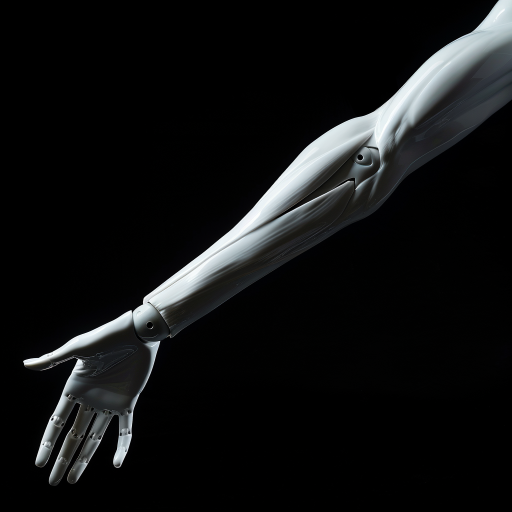
#> input picture Website Images/Arm-Half-Sleeve.png, 1024 x 1024 px (shown at 1/2 size)
$ python optimize-all-images.py
#> lines starting #> are read from the running program, lines starting #| are printed output that depends on the picture
#!/usr/bin/env python3
"""Second pass: convert all large photos in Website Images/ to WebP."""

from __future__ import annotations

import json
import os
import re
import shutil
from dataclasses import dataclass
from typing import Callable

from PIL import Image

ROOT = os.path.dirname(os.path.dirname(os.path.abspath(__file__)))
IMG_DIR = os.path.join(ROOT, "Website Images")
BACKUP_DIR = os.path.join(IMG_DIR, "_originals")
REPORT_PATH = os.path.join(ROOT, "scripts", "optimize-all-report.json")

SKIP_NAMES = {"logo.png"}
SKIP_PREFIXES = ("icon-",)
MIN_KB = 40
RASTER_EXT = {".png", ".jpg", ".jpeg"}

DIAGRAM_PREFIXES = ("Arm-", "Body-", "Back-", "Front-", "Head-", "Leg-")
HERO_NAMES = {
    "Hero.png",
    "Flashes-Picker-Hero.png",
    "Contact.png",
    "FAQ.png",
}
AVATAR_PREFIX = "Happy-Customers-"


@dataclass
class Profile:
    name: str
    max_side: int
    max_kb: float
    fit: str = "inside"


def kb(num_bytes: int | float) -> float:
    return round(num_bytes / 1024, 1)


def folder_raster_bytes(include_webp: bool) -> int:
    total = 0
    for name in os.listdir(IMG_DIR):
        path = os.path.join(IMG_DIR, name)
        if not os.path.isfile(path):
            continue
        ext = os.path.splitext(name)[1].lower()
        if ext in RASTER_EXT or (include_webp and ext == ".webp"):
            total += os.path.getsize(path)
    return total


def should_skip(name: str, size_bytes: int) -> bool:
    if name in SKIP_NAMES or name.startswith(SKIP_PREFIXES):
        return True
    if os.path.splitext(name)[1].lower() not in RASTER_EXT:
        return True
    return size_bytes / 1024 < MIN_KB


def classify(name: str) -> Profile:
    if name.startswith(AVATAR_PREFIX):
        return Profile("avatar", 150, 20)
    if name in HERO_NAMES:
        return Profile("hero", 1600, 250)
    base = name
    if any(base.startswith(p) for p in DIAGRAM_PREFIXES):
        return Profile("diagram", 480, 60)
    return Profile("photo", 800, 120)


def ensure_backup(src: str, name: str) -> None:
    os.makedirs(BACKUP_DIR, exist_ok=True)
    dest = os.path.join(BACKUP_DIR, name)
    if not os.path.exists(dest):
        shutil.copy2(src, dest)


def resize_image(img: Image.Image, max_side: int, fit: str, profile_name: str) -> Image.Image:
    if profile_name == "avatar":
        w, h = img.size
        scale = max(max_side / w, max_side / h)
        resized = img.resize((max(1, round(w * scale)), max(1, round(h * scale))), Image.Resampling.LANCZOS)
        left = (resized.width - max_side) // 2
        top = (resized.height - max_side) // 2
        return resized.crop((left, top, left + max_side, top + max_side))
    w, h = img.size
    if fit == "inside":
        if max(w, h) <= max_side:
            return img.copy()
        scale = max_side / max(w, h)
        return img.resize((max(1, round(w * scale)), max(1, round(h * scale))), Image.Resampling.LANCZOS)
    return img.copy()


def save_webp(img: Image.Image, out_path: str, quality: int) -> int:
    if img.mode not in ("RGB", "RGBA"):
        rgb = img.convert("RGBA" if "A" in img.getbands() else "RGB")
    else:
        rgb = img
    if rgb.mode == "RGBA":
        bg = Image.new("RGB", rgb.size, (255, 255, 255))
        bg.paste(rgb, mask=rgb.split()[3])
        rgb = bg
    else:
        rgb = rgb.convert("RGB")
    rgb.save(out_path, "WEBP", quality=quality, method=6)
    return os.path.getsize(out_path)


def convert_file(name: str) -> dict:
    src = os.path.join(IMG_DIR, name)
    stem, _ = os.path.splitext(name)
    out_name = stem + ".webp"
    out_path = os.path.join(IMG_DIR, out_name)
    profile = classify(name)
    original_bytes = os.path.getsize(src)
    ensure_backup(src, name)

    with Image.open(src) as im:
        im.load()
        working = resize_image(im, profile.max_side, profile.fit, profile.name)

    quality = 82
    scale = 1.0
    last_size = 0
    last_w, last_h = working.size

    for _ in range(28):
        img = working
        if scale < 0.999:
            w, h = working.size
            img = working.resize(
                (max(1, round(w * scale)), max(1, round(h * scale))),
                Image.Resampling.LANCZOS,
            )
        last_size = save_webp(img, out_path, quality)
        last_w, last_h = img.size
        if kb(last_size) <= profile.max_kb:
            return {
                "source": name,
                "output": out_name,
                "profile": profile.name,
                "original_kb": kb(original_bytes),
                "webp_kb": kb(last_size),
                "target_kb": profile.max_kb,
                "width": last_w,
                "height": last_h,
                "quality": quality,
                "ok": True,
            }
        if quality > 42:
            quality -= 6
        elif scale > 0.5:
            scale *= 0.88
            quality = 78
        else:
            quality = max(28, quality - 4)

    return {
        "source": name,
        "output": out_name,
        "profile": profile.name,
        "original_kb": kb(original_bytes),
        "webp_kb": kb(last_size),
        "target_kb": profile.max_kb,
        "width": last_w,
        "height": last_h,
        "quality": quality,
        "ok": kb(last_size) <= profile.max_kb,
    }


def update_codebase_references(converted: list[dict]) -> list[str]:
    edited: list[str] = []
    mapping: list[tuple[str, str]] = []
    for row in converted:
        src = row["source"]
        out = row["output"]
        stem, ext = os.path.splitext(src)
        mapping.append((src, out))
        if ext.lower() in (".jpg", ".jpeg"):
            mapping.append((stem + ".jpeg", out))
            mapping.append((stem + ".JPEG", out))

    exts = (".html", ".js", ".css", ".md")
    for dirpath, _, filenames in os.walk(ROOT):
        if "node_modules" in dirpath.split(os.sep) or "/.git" in dirpath or dirpath.endswith(".git"):
            continue
        for fname in filenames:
            if not fname.endswith(exts):
                continue
            path = os.path.join(dirpath, fname)
            if path.startswith(os.path.join(ROOT, "scripts")) and fname.startswith("optimize"):
                continue
            with open(path, "r", encoding="utf-8") as f:
                text = f.read()
            original = text
            for old, new in mapping:
                text = text.replace(f"Website Images/{old}", f"Website Images/{new}")
            if text != original:
                with open(path, "w", encoding="utf-8") as f:
                    f.write(text)
                edited.append(os.path.relpath(path, ROOT))
    return sorted(set(edited))


def homepage_image_paths() -> set[str]:
    paths: set[str] = set()
    index_path = os.path.join(ROOT, "index.html")
    with open(index_path, "r", encoding="utf-8") as f:
        html = f.read()
    for m in re.finditer(r"Website Images/[^\"'\s>]+\.(?:webp|png|jpe?g)", html, re.I):
        paths.add(m.group(0).split("?")[0])

    flashes_data = os.path.join(ROOT, "flashes-data.js")
    with open(flashes_data, "r", encoding="utf-8") as f:
        js = f.read()
    block = re.search(r"window\.HOMEPAGE_FLASHES\s*=\s*\[(.*?)\];", js, re.S)
    if block:
        for m in re.finditer(r"['\"]Website Images/[^'\"]+['\"]", block.group(1)):
            paths.add(m.group(0).strip("'\"").split("?")[0])
    paths.add("Website Images/logo.png")
    return paths


def main() -> None:
    before_bytes = folder_raster_bytes(include_webp=False)
    before_webp_bytes = folder_raster_bytes(include_webp=True)

    candidates = []
    for name in sorted(os.listdir(IMG_DIR)):
        path = os.path.join(IMG_DIR, name)
        if not os.path.isfile(path):
            continue
        size = os.path.getsize(path)
        if should_skip(name, size):
            continue
        candidates.append(name)

    results = []
    for name in candidates:
        row = convert_file(name)
#> in convert_file, im is the input picture: PIL image 1024x1024 RGB; mean R, G, B 17.4, 18.3, 18.7
#> in resize_image, `return img.resize((max(1, round(w * scale)), max(1, round(h * scale)))..`:
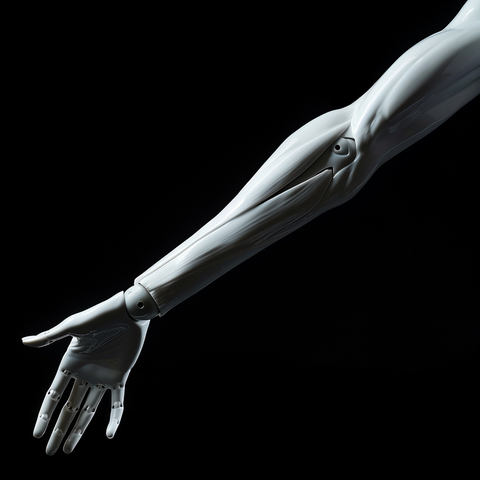
#> returned value: PIL image 480x480 RGB; mean R, G, B 17.4, 18.4, 18.7
#> the loop in convert_file, `for _ in range(28):` made 1 pass
#> last_size on pass 1: 8224
#> after the loop in convert_file, `for _ in range(28):`: scale = 1
#> row = 10 items
        results.append(row)
        mark = "OK" if row["ok"] else "MISS"
#> mark = 'OK'
        print(
            f"[{mark}] {row['source']} -> {row['output']} ({row['profile']}): "
            f"{row['original_kb']} KB -> {row['webp_kb']} KB (<= {row['target_kb']}) "
            f"{row['width']}x{row['height']}"
        )
#| [OK] Arm-Half-Sleeve.png -> Arm-Half-Sleeve.webp (diagram): 662.8 KB -> 8.0 KB (<= 60) 480x480

    edited = update_codebase_references(results)
#> the loop in update_codebase_references, `for row in converted:` made 3 passes
#> (src, out) on passes 1 to 3: ('Arm-Half-Sleeve.png', 'Arm-Half-Sleeve.webp'), ('FAQ.png', 'FAQ.webp'), ('Hero.png', 'Hero.webp')
#> after the loop in update_codebase_references, `for row in converted:`: mapping = [('Arm-Half-Sleeve.png', 'Arm-Half-Sleeve.webp'), ('FAQ.png', 'FAQ.webp'), ('Hero.png', 'Hero.webp')]
#> edited = []

    after_webp_only = 0
    for name in os.listdir(IMG_DIR):
        if name.endswith(".webp"):
            after_webp_only += os.path.getsize(os.path.join(IMG_DIR, name))

    hp_paths = homepage_image_paths()
    hp_before = 0
    hp_after = 0
    for rel in sorted(hp_paths):
        path = os.path.join(ROOT, rel.replace("/", os.sep))
        if os.path.isfile(path):
            hp_after += os.path.getsize(path)
        stem = os.path.splitext(rel)[0]
        for ext in (".png", ".jpg", ".jpeg", ".webp"):
            alt = stem + ext
            alt_path = os.path.join(ROOT, alt.replace("/", os.sep))
            if os.path.isfile(alt_path) and ext != ".webp":
                hp_before += os.path.getsize(alt_path)
                break
        else:
            if os.path.isfile(path):
                hp_before += os.path.getsize(path)

    report = {
        "converted_count": len(results),
        "failed": [r for r in results if not r["ok"]],
        "folder_png_jpg_bytes_before": before_bytes,
        "folder_all_raster_before": before_webp_bytes,
        "folder_webp_bytes_after": after_webp_only,
        "homepage_paths": sorted(hp_paths),
        "homepage_bytes_after": hp_after,
        "results": results,
        "edited_files": edited,
    }
    with open(REPORT_PATH, "w", encoding="utf-8") as f:
        json.dump(report, f, indent=2)

    print("\n=== Folder totals ===")
    print(f"PNG/JPG/JPEG before: {kb(before_bytes):,.1f} KB ({before_bytes / (1024*1024):.2f} MB)")
    print(f"All raster (incl existing webp) before pass: {kb(before_webp_bytes):,.1f} KB")
    print(f"WebP folder total after: {kb(after_webp_only):,.1f} KB ({after_webp_only / (1024*1024):.2f} MB)")
    print(f"\nHomepage referenced images after: {kb(hp_after):,.1f} KB ({hp_after / (1024*1024):.2f} MB)")

    print("\n| Source | WebP | Target | Profile | Status |")
    print("|--------|------|--------|---------|--------|")
    for r in results:
        print(
            f"| {r['source']} | {r['webp_kb']} KB | {r['target_kb']} KB | {r['profile']} | "
            f"{'PASS' if r['ok'] else 'FAIL'} |"
        )

    print(f"\nEdited {len(edited)} files:")
    for p in edited:
        print(f"  - {p}")

    failed = [r for r in results if not r["ok"]]
    if failed:
        raise SystemExit(f"{len(failed)} conversion(s) missed target.")

    if hp_after > 2 * 1024 * 1024:
        print(f"\nWARNING: Homepage image total {kb(hp_after)/1024:.2f} MB still above 2 MB target.")


if __name__ == "__main__":
#> (the run stopped early here; a loop or call above may not have finished)
